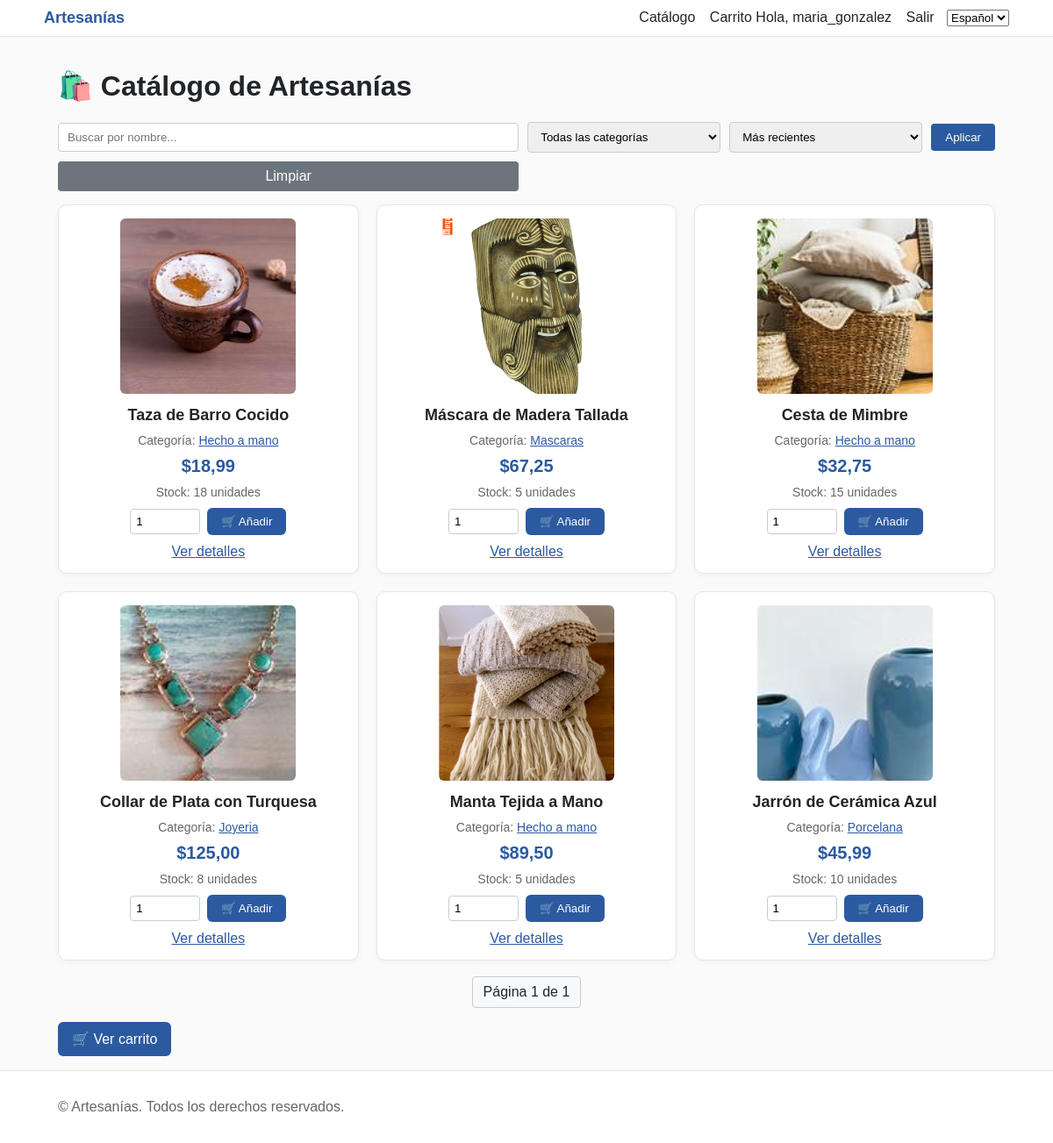
The app's page /es/ (signed in) with its own data.
### store/models.py (models this page shows, shortened)
class Producto(models.Model):
    nombre = models.CharField(max_length=100)
    descripcion = models.TextField()
    precio = models.DecimalField(max_digits=10, decimal_places=2)
    imagen = models.ImageField(upload_to='productos/', blank=True, null=True)
    stock = models.PositiveIntegerField(default=0)
    fecha_creacion = models.DateTimeField(auto_now_add=True)
    categoria = models.ForeignKey('Categoria', null=True, blank=True, on_delete=models.SET_NULL)

class Categoria(models.Model):
    nombre = models.CharField(max_length=100, unique=True)
    descripcion = models.TextField(blank=True)
    fecha_creacion = models.DateTimeField(auto_now_add=True)

### store/views.py (the view)
# urls.py: path('', views.product_list, name='product_list'),
def product_list(request):
    q = request.GET.get('q', '').strip()
    categoria_id = request.GET.get('categoria')
    sort = request.GET.get('sort', 'recent')
    productos = Producto.objects.all()
    if q:
        productos = productos.filter(nombre__icontains=q)
    if categoria_id:
        productos = productos.filter(categoria_id=categoria_id)
    sort_map = {
        'recent': '-fecha_creacion',
        'price_asc': 'precio',
        'price_desc': '-precio',
        'name_asc': 'nombre',
        'name_desc': '-nombre',
    }
    productos = productos.order_by(sort_map.get(sort, '-fecha_creacion'))
    paginator = Paginator(productos, 12)
    page = request.GET.get('page')
    try:
        productos_page = paginator.page(page)
    except PageNotAnInteger:
        productos_page = paginator.page(1)
    except EmptyPage:
        productos_page = paginator.page(paginator.num_pages)
    categorias = Categoria.objects.all().order_by('nombre')
    contexto = {
        'productos': productos_page,
        'q': q,
        'categorias': categorias,
        'categoria_seleccionada': int(categoria_id) if categoria_id else None,
        'sort': sort,
        'page_obj': productos_page,
    }
    return render(request, 'store/product_list.html', contexto)

### templates/store/product_list.html (shortened to what this page needs)
{% extends 'base.html' %}
{% load i18n %}
{% block content %}
  <h1>🛍️ {% trans 'Catálogo de Artesanías' %}</h1>
  <form method="get" action="" style="margin: 15px 0; display: grid; grid-template-columns: 1fr 220px 220px auto; gap: 10px; align-items: center;">
    <input type="text" name="q" placeholder="{% trans 'Buscar por nombre...' %}" value="{{ q }}" style="padding: 8px 10px; border: 1px solid #ccc; border-radius: 4px;">
    <select name="categoria" style="padding: 8px 10px; border: 1px solid #ccc; border-radius: 4px;">
      <option value="">{% trans 'Todas las categorías' %}</option>
    </select>
    <select name="sort" style="padding: 8px 10px; border: 1px solid #ccc; border-radius: 4px;">
      <option value="recent" {% if sort == 'recent' %}selected{% endif %}>{% trans 'Más recientes' %}</option>
    </select>
    <button type="submit" style="padding: 8px 16px; background-color: #2c5aa0; color: white; border: none; border-radius: 4px; cursor: pointer;">{% trans 'Aplicar' %}</button>
    <a href="{% url 'product_list' %}" style="padding: 8px 12px; background-color: #6c757d; color: white; text-decoration: none; border-radius: 4px; text-align: center;">{% trans 'Limpiar' %}</a>
  </form>
  <div class="product-grid">
    {% for p in productos %}
      <div class="product-card">
        {% if p.imagen %}
          <img src="{{ p.imagen.url }}" alt="{{ p.nombre }}" class="product-image" loading="lazy" width="200" height="200">
        {% else %}
          <div class="no-image">📷 Sin imagen</div>
        {% endif %}
        <div class="product-name">{{ p.nombre }}</div>
        {% if p.categoria %}
        <div class="product-stock" style="margin-bottom: 6px;">
          {% trans 'Categoría' %}: <a href="?categoria={{ p.categoria.id }}&q={{ q }}&sort={{ sort }}" style="color:#2c5aa0;">{{ p.categoria.nombre }}</a>
        </div>
        {% endif %}
        <div class="product-price">${{ p.precio }}</div>
        {% if p.stock > 0 %}
        <div class="product-stock">{% trans 'Stock' %}: {{ p.stock }} {% trans 'unidades' %}</div>
        {% else %}
        <div class="product-stock" style="color:#dc3545; font-weight:bold;">{% trans 'Sin stock' %}</div>
        {% endif %}
        {% if user.is_authenticated %}
          {% if p.stock > 0 %}
            <form method="post" action="{% url 'add_to_cart' p.pk %}" style="margin-top: 10px; display:flex; gap:8px; justify-content:center; align-items:center;">
              <input type="number" name="cantidad" value="1" min="1" max="{{ p.stock }}" style="width:80px; padding:6px; border:1px solid #ccc; border-radius:4px;">
              <button type="submit" class="add-to-cart-btn">🛒 {% trans 'Añadir' %}</button>
            </form>
          {% else %}
            <p style="color:#dc3545; font-weight:bold;">{% trans 'Sin stock' %}</p>
          {% endif %}
        {% else %}
          <p style="color: #666; font-size: 14px;">{% trans 'Inicia sesión para comprar' %}</p>
        {% endif %}
        <a href="{% url 'product_detail' p.pk %}?next={{ request.get_full_path|urlencode }}" style="display: block; margin-top: 10px; color: #2c5aa0;">{% trans 'Ver detalles' %}</a>
      </div>
    {% empty %}
      <div style="grid-column: 1 / -1; text-align: center; padding: 40px;">
        <h2>{% trans 'No hay productos disponibles' %}</h2>
        <p>{% trans 'Vuelve más tarde para ver nuestros productos de artesanías.' %}</p>
      </div>
    {% endfor %}
  </div>
  {% if page_obj %}
  <div style="margin-top: 18px; display:flex; justify-content:center; gap:8px;">
    <span style="padding:8px 12px; border:1px solid #ccc; border-radius:4px; background:#f8f9fa;">{% trans 'Página' %} {{ page_obj.number }} {% trans 'de' %} {{ page_obj.paginator.num_pages }}</span>
  </div>
  {% endif %}
  {% if user.is_authenticated %}
    <a href="{% url 'view_cart' %}?next={{ request.get_full_path|urlencode }}" class="btn btn-primary" style="margin-top:16px; display:inline-block;">🛒 {% trans 'Ver carrito' %}</a>
  {% endif %}
{% endblock %}

### templates/base.html (shortened to what this page needs)
{% load static %}
<!doctype html>
<html>
<head>
  {% load i18n %}
</head>
<body>
  <header>
    <div class="container nav">
      <a class="brand" href="{% url 'product_list' %}">Artesanías</a>
      <nav class="nav-links">
        <a href="{% url 'product_list' %}">{% trans 'Catálogo' %}</a>
        <a href="{% url 'view_cart' %}?next={{ request.get_full_path|urlencode }}">{% trans 'Carrito' %}</a>
        {% if user.is_authenticated %}
          <span class="hide-mobile">Hola, {{ user.username }}</span>
          <a href="{% url 'logout' %}">Salir</a>
        {% else %}
          <a href="{% url 'login' %}?next={{ request.get_full_path|urlencode }}">{% trans 'Ingresar' %}</a>
          <a href="{% url 'register' %}?next={{ request.get_full_path|urlencode }}">{% trans 'Crear cuenta' %}</a>
        {% endif %}
        <form id="langForm" action="{% url 'set_language' %}" method="post" style="display:inline-block; margin-left:10px;">
          <select id="langSelect" name="language">
            {% get_current_language as LANGUAGE_CODE %}
            {% get_available_languages as LANGUAGES %}
            {% for code, name in LANGUAGES %}
              <option value="{{ code }}" {% if code == LANGUAGE_CODE %}selected{% endif %}>{{ name }}</option>
            {% endfor %}
          </select>
        </form>
      </nav>
    </div>
  </header>
  <main>
    <div class="container">
      {% block content %}{% endblock %}
    </div>
  </main>
  <footer>
    <div class="container">
      <div>&copy; {{ now|default:"" }} Artesanías. Todos los derechos reservados.</div>
    </div>
  </footer>
</body>
</html>

### templates/base.html (style rules this page uses)
:root { --primary:#2c5aa0; --primary-dark:#1e3d6f; --success:#28a745; --danger:#dc3545; --muted:#6c757d; }
* { box-sizing: border-box; }
html, body { margin:0; padding:0; font-family: Arial, sans-serif; background:#fafafa; color:#212529; }
a { color: var(--primary); }
.container { max-width: 1100px; margin: 0 auto; padding: 16px; }
header { background:#fff; border-bottom:1px solid #e5e5e5; position: sticky; top:0; z-index: 10; }
.nav { display:flex; align-items:center; justify-content: space-between; gap:12px; padding: 10px 0; }
.brand { font-weight:bold; color: var(--primary); text-decoration:none; font-size: 18px; }
.nav-links a { margin-left:12px; text-decoration:none; color:#212529; }
main { min-height: calc(100vh - 140px); }
footer { background:#fff; border-top:1px solid #e5e5e5; padding: 16px 0; color:#666; }
.btn { padding:10px 16px; border:none; border-radius:6px; cursor:pointer; display:inline-block; text-decoration:none; }
.btn-primary { background: var(--primary); color:#fff; }

### templates/store/product_list.html (style rules this page uses)
.product-grid { display: grid; grid-template-columns: repeat(auto-fit, minmax(280px, 1fr)); gap: 20px; }
.product-card { background:#fff; border: 1px solid #e5e5e5; padding: 15px; border-radius: 10px; text-align: center; box-shadow: 0 2px 6px rgba(0,0,0,0.04); }
.product-image { max-width: 200px; max-height: 200px; object-fit: cover; border-radius: 6px; }
.product-name { font-size: 18px; font-weight: bold; margin: 10px 0; }
.product-price { font-size: 20px; color: #2c5aa0; font-weight: bold; margin: 10px 0; }
.product-stock { color: #666; font-size: 14px; }
.add-to-cart-btn { background-color: #2c5aa0; color: white; padding: 8px 16px; border: none; border-radius: 6px; cursor: pointer; }

### records on screen
Producto: imagen (picture), nombre "Taza de Barro Cocido", categoria.nombre "Hecho a mano", precio "18,99", stock "18"
Producto: imagen (picture), nombre "Máscara de Madera Tallada", categoria.nombre "Mascaras", precio "67,25", stock "5"
Producto: imagen (picture), nombre "Cesta de Mimbre", categoria.nombre "Hecho a mano", precio "32,75", stock "15"
Producto: imagen (picture), nombre "Collar de Plata con Turquesa", categoria.nombre "Joyeria", precio "125,00", stock "8"
Producto: imagen (picture), nombre "Manta Tejida a Mano", categoria.nombre "Hecho a mano", precio "89,50", stock "5"
Producto: imagen (picture), nombre "Jarrón de Cerámica Azul", categoria.nombre "Porcelana", precio "45,99", stock "10"

### other values on screen
{{ user.username }} "maria_gonzalez"
{{ page_obj.number }} "1"
{{ page_obj.paginator.num_pages }} "1"
form field language "Español"
